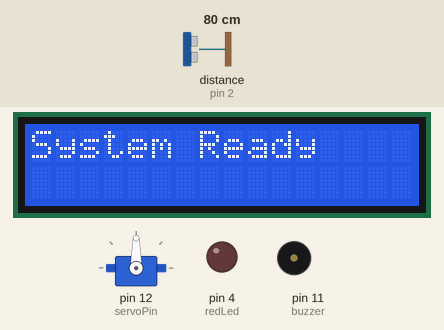
Recording of a sketch running on a simulated Arduino Uno, built with avr-gcc and run on an emulated ATmega328P. Parts: 16×2 character LCD, servo, output pins drawn as LEDs (lit = HIGH), buzzer (waves = sounding, pin HIGH). Wiring (inferred from the names in the program): ultrasonic range finder: trigger pin 3; echo pin 2. The test bench sets the inputs (shaded band); at power-on: distance to the obstacle (sensor on pin 2) 80 cm. The echo pulse lasts 58.3 µs per cm; pins used as bus, display or sensor lines are not drawn; what the sketch prints to the serial monitor is not drawn.

Above: at 0.1 s.
At 4.1 s:
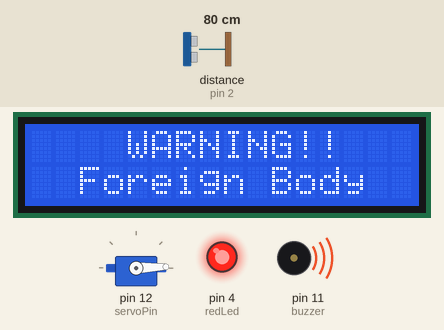
Timing chart, 0 to 5.6 s (numbered marks = the images above):
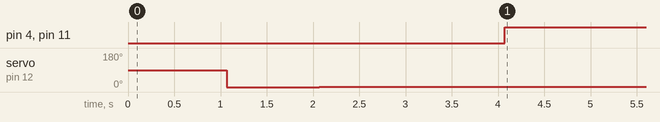

The sketch:

main_final.ino
```cpp
#include <Servo.h>
#include <Wire.h>
#include <LiquidCrystal.h>

Servo myServo;

// LCD wiring: (rs, en, d4, d5, d6, d7)
LiquidCrystal lcd(10, 9, 8, 7, 6, 5);

const int echo = 2;
const int trig = 3;
const int servoPin = 12;
const int buzzer = 11;
const int redLed = 4;

unsigned int distance = 0;
int currentAngle = 0;
int increment = 1;
bool isWarning = false;
int detectionCount = 0;
const int threshold = 20;
const int detectionTrigger = 3;
const unsigned long updateInterval = 20; // 20 ms
unsigned long lastServoUpdate = 0;

String lastLcdState = "";  // NEW: Track the last message displayed on the LCD

void setup() {
  Serial.begin(9600);
  pinMode(trig, OUTPUT);
  pinMode(echo, INPUT);
  pinMode(buzzer, OUTPUT);
  pinMode(redLed, OUTPUT);
  digitalWrite(trig, LOW);

  lcd.begin(16, 2);
  myServo.attach(servoPin);
  lcd.print("System Ready");
  delay(1000);
  lcd.clear();
}

void loop() {
  unsigned long currentMillis = millis();

  if (currentMillis - lastServoUpdate >= updateInterval) {
    lastServoUpdate = currentMillis;

    // Sweep servo
    if (!isWarning) {
      myServo.write(currentAngle);
      currentAngle += increment;

      if (currentAngle >= 180) {
        currentAngle = 180;
        increment = -1;
      } else if (currentAngle <= 0) {
        currentAngle = 0;
        increment = 1;
      }
    }

    // Check distance every 1 degrees
    if (currentAngle % 1 == 0) {
      distance = getDistance();
      Serial.print("Distance: ");
      Serial.print(distance);
      Serial.println(" cm");

      if (distance < threshold) {
        detectionCount++;
      } else {
        detectionCount = 0;
      }

      if (detectionCount >= detectionTrigger && !isWarning) {
        lcdSetWarning(); // an object detected
        isWarning = true;
      } else if (detectionCount == 0 && isWarning) {
        lcdSetEmpty(); // nothing detected
        isWarning = false;
      }
    }
  }
}

unsigned int getDistance() {
  digitalWrite(trig, LOW);
  delayMicroseconds(2);
  digitalWrite(trig, HIGH);
  delayMicroseconds(10);
  digitalWrite(trig, LOW);

  unsigned long LowLevelTime = pulseInLong(echo, LOW);
  if (LowLevelTime >= 50000) {
    Serial.println("Invalid");
    return 999;
  }
  return LowLevelTime / 50;
}

void lcdSetWarning() {
  if (lastLcdState != "warning") {
    lcd.clear();
    lcd.setCursor(4, 0);
    lcd.print("WARNING!!");
    lcd.setCursor(2, 1);
    lcd.print("Foreign Body");
    lastLcdState = "warning";
  }
  digitalWrite(buzzer, HIGH);
  digitalWrite(redLed, HIGH);
}

void lcdSetEmpty() {
  if (lastLcdState != "empty") {
    lcd.clear();
    lcd.setCursor(1, 0);
    lcd.print("Area is Empty");
    lcd.setCursor(0, 1);
    lcd.print("                ");
    lastLcdState = "empty";
  }
  digitalWrite(buzzer, LOW);
  digitalWrite(redLed, LOW);
}
```

Measured:
- by itself, pin 4 (redLed), pin 11 (buzzer): LOW → HIGH at 4.1 s
- by itself, servo on pin 12 (servoPin): 90° → 0° at 1.1 s, → 1° 1.0 s later, → 2° 1.0 s later
